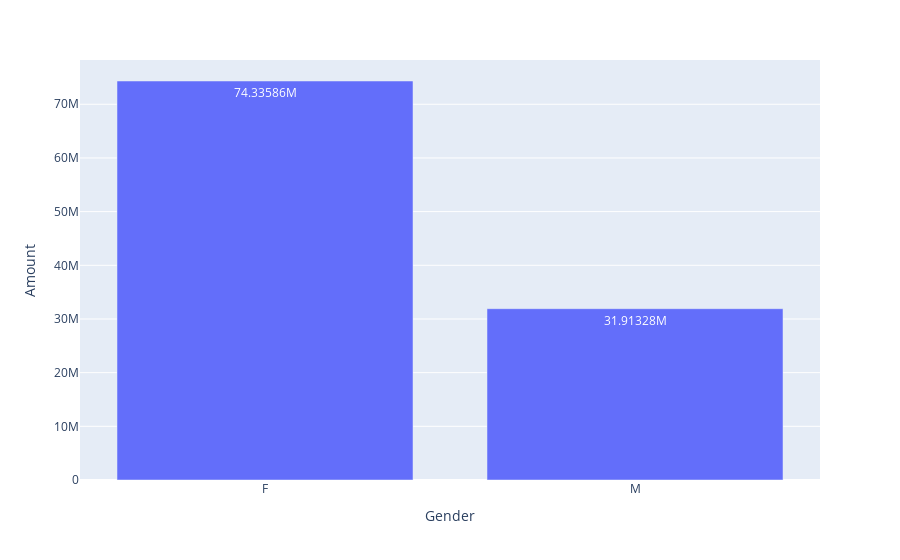

Here is the notebook cell this chart was saved with:
### Code cell
px.bar(data_frame=gender_amount,x='Gender',y='Amount',text_auto=True)

### Figure 1 — Plotly figure (JSON) as saved in the notebook; plotly's stock layout.template omitted (floating-point values rounded to 4 significant figures)
{"data": [{"alignmentgroup": "True", "hovertemplate": "Gender=%{x}<br>Amount=%{y}<extra></extra>", "legendgroup": "", "marker": {"color": "#636efa", "pattern": {"shape": ""}}, "name": "", "offsetgroup": "", "orientation": "v", "showlegend": false, "textposition": "auto", "texttemplate": "%{y}", "type": "bar", "x": ["F", "M"], "xaxis": "x", "y": [74340000.0, 31913276], "yaxis": "y"}], "layout": {"barmode": "relative", "legend": {"tracegroupgap": 0}, "margin": {"t": 60}, "xaxis": {"anchor": "y", "domain": [0, 1], "title": {"text": "Gender"}}, "yaxis": {"anchor": "x", "domain": [0, 1], "title": {"text": "Amount"}}}}
